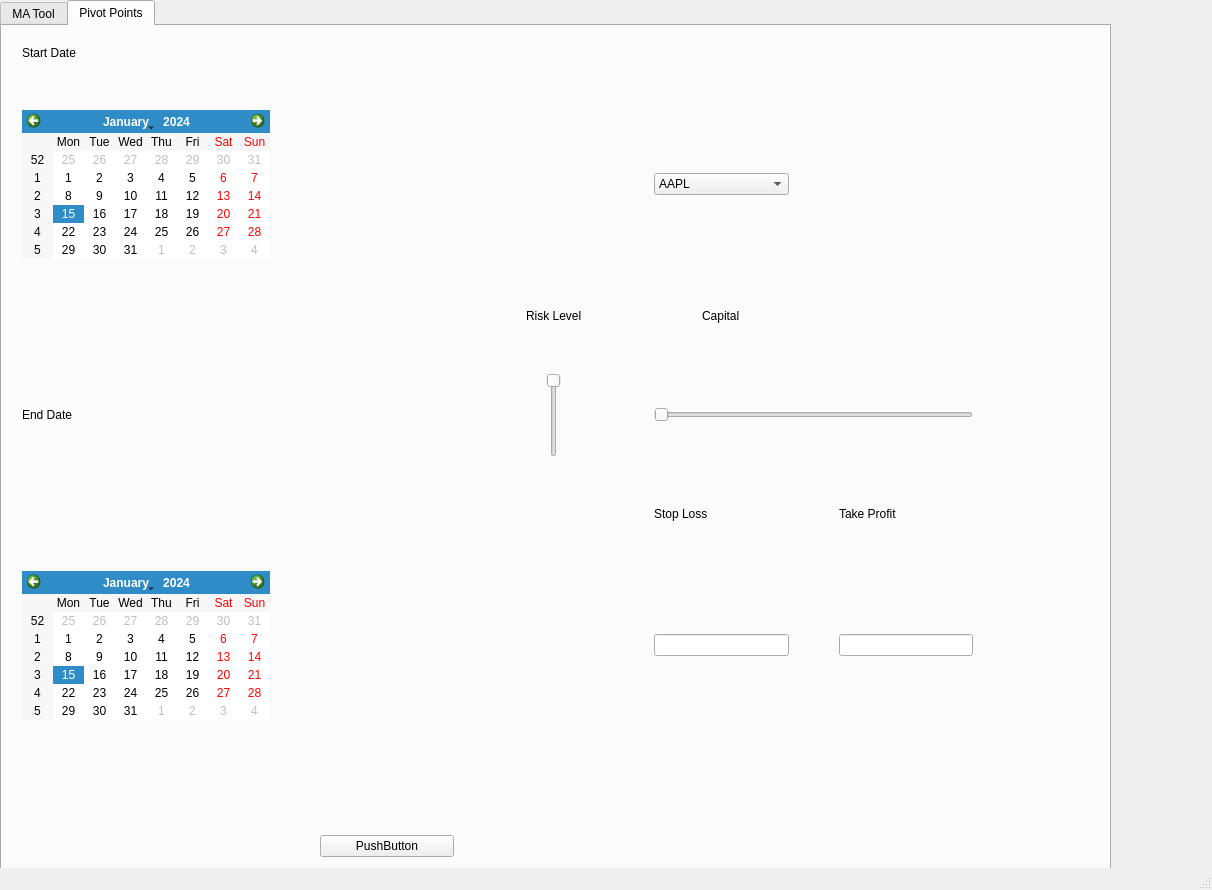
<?xml version="1.0" encoding="UTF-8"?>
<ui version="4.0">
 <class>MainWindow</class>
 <widget class="QMainWindow" name="MainWindow">
  <property name="geometry">
   <rect>
    <x>0</x>
    <y>0</y>
    <width>1212</width>
    <height>890</height>
   </rect>
  </property>
  <property name="cursor">
   <cursorShape>ArrowCursor</cursorShape>
  </property>
  <property name="windowTitle">
   <string>MainWindow</string>
  </property>
  <widget class="QWidget" name="centralwidget">
   <widget class="QTabWidget" name="tabWidget">
    <property name="geometry">
     <rect>
      <x>0</x>
      <y>0</y>
      <width>1111</width>
      <height>881</height>
     </rect>
    </property>
    <property name="sizePolicy">
     <sizepolicy hsizetype="Maximum" vsizetype="Maximum">
      <horstretch>1</horstretch>
      <verstretch>1</verstretch>
     </sizepolicy>
    </property>
    <property name="currentIndex">
     <number>1</number>
    </property>
    <property name="movable">
     <bool>true</bool>
    </property>
    <widget class="QWidget" name="MA_Tool">
     <attribute name="title">
      <string>MA Tool</string>
     </attribute>
     <widget class="QWidget" name="gridLayoutWidget">
      <property name="geometry">
       <rect>
        <x>40</x>
        <y>50</y>
        <width>981</width>
        <height>621</height>
       </rect>
      </property>
      <layout class="QGridLayout" name="gridLayout_3">
       <item row="11" column="3">
        <widget class="QLabel" name="label_4">
         <property name="text">
          <string>0</string>
         </property>
        </widget>
       </item>
       <item row="5" column="0">
        <widget class="QDateEdit" name="EndDate"/>
       </item>
       <item row="11" column="7">
        <layout class="QHBoxLayout" name="horizontalLayout"/>
       </item>
       <item row="1" column="0">
        <widget class="QDateEdit" name="StartDate"/>
       </item>
       <item row="14" column="2">
        <widget class="QLabel" name="OutputLabel">
         <property name="layoutDirection">
          <enum>Qt::LeftToRight</enum>
         </property>
         <property name="text">
          <string>OUTPUT</string>
         </property>
         <property name="textFormat">
          <enum>Qt::AutoText</enum>
         </property>
         <property name="scaledContents">
          <bool>false</bool>
         </property>
         <property name="indent">
          <number>3</number>
         </property>
        </widget>
       </item>
       <item row="15" column="2">
        <widget class="QPushButton" name="pushButton_tab1">
         <property name="styleSheet">
          <string notr="true">QPushButton{
	background-color:rgb(0, 170, 255);
	color:rgb(255, 0, 0);
}


QPushButton:hover{
background-color:rgb(0, 170, 190);

}

QPushButton:pressed{
background-color:rgb(0, 170, 115);


}</string>
         </property>
         <property name="text">
          <string>Enter</string>
         </property>
        </widget>
       </item>
       <item row="7" column="2">
        <spacer name="horizontalSpacer_4">
         <property name="orientation">
          <enum>Qt::Horizontal</enum>
         </property>
         <property name="sizeHint" stdset="0">
          <size>
           <width>40</width>
           <height>20</height>
          </size>
         </property>
        </spacer>
       </item>
       <item row="11" column="6">
        <widget class="QLabel" name="label_5">
         <property name="text">
          <string>10,000</string>
         </property>
        </widget>
       </item>
       <item row="3" column="0">
        <widget class="QLabel" name="label_2">
         <property name="text">
          <string>End Date</string>
         </property>
        </widget>
       </item>
       <item row="0" column="0">
        <widget class="QLabel" name="label_3">
         <property name="text">
          <string>Start Date</string>
         </property>
        </widget>
       </item>
       <item row="11" column="4">
        <widget class="QSlider" name="horizontalSlider">
         <property name="orientation">
          <enum>Qt::Horizontal</enum>
         </property>
        </widget>
       </item>
       <item row="10" column="4">
        <widget class="QLabel" name="CapitalLabel">
         <property name="text">
          <string>Capital</string>
         </property>
         <property name="alignment">
          <set>Qt::AlignCenter</set>
         </property>
        </widget>
       </item>
       <item row="1" column="4">
        <widget class="QComboBox" name="StockcomboBox">
         <item>
          <property name="text">
           <string>AAPL</string>
          </property>
         </item>
         <item>
          <property name="text">
           <string>MSFT</string>
          </property>
         </item>
         <item>
          <property name="text">
           <string>AMZN</string>
          </property>
         </item>
         <item>
          <property name="text">
           <string>AAC</string>
          </property>
         </item>
        </widget>
       </item>
       <item row="11" column="2">
        <spacer name="verticalSpacer_3">
         <property name="orientation">
          <enum>Qt::Vertical</enum>
         </property>
         <property name="sizeType">
          <enum>QSizePolicy::Minimum</enum>
         </property>
         <property name="sizeHint" stdset="0">
          <size>
           <width>20</width>
           <height>200</height>
          </size>
         </property>
        </spacer>
       </item>
       <item row="0" column="4">
        <widget class="QLabel" name="label_6">
         <property name="text">
          <string>Stock</string>
         </property>
        </widget>
       </item>
       <item row="1" column="1">
        <spacer name="horizontalSpacer_3">
         <property name="orientation">
          <enum>Qt::Horizontal</enum>
         </property>
         <property name="sizeHint" stdset="0">
          <size>
           <width>40</width>
           <height>20</height>
          </size>
         </property>
        </spacer>
       </item>
       <item row="9" column="4">
        <widget class="QLineEdit" name="LongWindow_tab1"/>
       </item>
       <item row="5" column="4">
        <widget class="QLineEdit" name="ShortWindow_tab1"/>
       </item>
       <item row="4" column="4">
        <widget class="QLabel" name="label_8">
         <property name="text">
          <string>Short Window</string>
         </property>
        </widget>
       </item>
       <item row="8" column="4">
        <widget class="QLabel" name="label_9">
         <property name="text">
          <string>Long Window</string>
         </property>
        </widget>
       </item>
      </layout>
     </widget>
    </widget>
    <widget class="QWidget" name="tab_2">
     <attribute name="title">
      <string>Pivot Points</string>
     </attribute>
     <widget class="QWidget" name="gridLayoutWidget_2">
      <property name="geometry">
       <rect>
        <x>20</x>
        <y>20</y>
        <width>991</width>
        <height>831</height>
       </rect>
      </property>
      <layout class="QGridLayout" name="gridLayout" rowstretch="0,0,0,0,0,0,0,0,0" columnstretch="0,0,0,0,0,0">
       <property name="sizeConstraint">
        <enum>QLayout::SetDefaultConstraint</enum>
       </property>
       <property name="spacing">
        <number>50</number>
       </property>
       <item row="5" column="1">
        <spacer name="horizontalSpacer">
         <property name="orientation">
          <enum>Qt::Horizontal</enum>
         </property>
         <property name="sizeHint" stdset="0">
          <size>
           <width>40</width>
           <height>20</height>
          </size>
         </property>
        </spacer>
       </item>
       <item row="3" column="2" alignment="Qt::AlignHCenter">
        <widget class="QSlider" name="tab2_riskSlider">
         <property name="maximum">
          <number>5</number>
         </property>
         <property name="orientation">
          <enum>Qt::Vertical</enum>
         </property>
         <property name="invertedAppearance">
          <bool>true</bool>
         </property>
        </widget>
       </item>
       <item row="1" column="4">
        <spacer name="horizontalSpacer_5">
         <property name="orientation">
          <enum>Qt::Horizontal</enum>
         </property>
         <property name="sizeType">
          <enum>QSizePolicy::Fixed</enum>
         </property>
         <property name="sizeHint" stdset="0">
          <size>
           <width>100</width>
           <height>20</height>
          </size>
         </property>
        </spacer>
       </item>
       <item row="3" column="3" colspan="2">
        <widget class="QSlider" name="tab2_capitalSlider">
         <property name="minimum">
          <number>1</number>
         </property>
         <property name="maximum">
          <number>10000</number>
         </property>
         <property name="orientation">
          <enum>Qt::Horizontal</enum>
         </property>
        </widget>
       </item>
       <item row="6" column="1">
        <spacer name="verticalSpacer">
         <property name="orientation">
          <enum>Qt::Vertical</enum>
         </property>
         <property name="sizeHint" stdset="0">
          <size>
           <width>20</width>
           <height>40</height>
          </size>
         </property>
        </spacer>
       </item>
       <item row="3" column="1">
        <spacer name="verticalSpacer_2">
         <property name="orientation">
          <enum>Qt::Vertical</enum>
         </property>
         <property name="sizeType">
          <enum>QSizePolicy::Fixed</enum>
         </property>
         <property name="sizeHint" stdset="0">
          <size>
           <width>20</width>
           <height>40</height>
          </size>
         </property>
        </spacer>
       </item>
       <item row="2" column="2" alignment="Qt::AlignHCenter|Qt::AlignBottom">
        <widget class="QLabel" name="tab2_risklevelLabel">
         <property name="text">
          <string>Risk Level</string>
         </property>
        </widget>
       </item>
       <item row="1" column="3">
        <widget class="QComboBox" name="tab2_dropDownBox">
         <item>
          <property name="text">
           <string>AAPL</string>
          </property>
         </item>
         <item>
          <property name="text">
           <string>AMZN</string>
          </property>
         </item>
         <item>
          <property name="text">
           <string>TSLA</string>
          </property>
         </item>
         <item>
          <property name="text">
           <string>MSFT</string>
          </property>
         </item>
        </widget>
       </item>
       <item row="7" column="1">
        <widget class="QPushButton" name="tab2_pushbuttonMain">
         <property name="text">
          <string>PushButton</string>
         </property>
        </widget>
       </item>
       <item row="0" column="0">
        <widget class="QLabel" name="label_7">
         <property name="text">
          <string>Start Date</string>
         </property>
        </widget>
       </item>
       <item row="1" column="0">
        <widget class="QCalendarWidget" name="tab2_StartDate"/>
       </item>
       <item row="2" column="3" alignment="Qt::AlignHCenter|Qt::AlignBottom">
        <widget class="QLabel" name="tab2_capitalLabel">
         <property name="text">
          <string>Capital</string>
         </property>
        </widget>
       </item>
       <item row="8" column="2">
        <spacer name="horizontalSpacer_2">
         <property name="orientation">
          <enum>Qt::Horizontal</enum>
         </property>
         <property name="sizeType">
          <enum>QSizePolicy::Fixed</enum>
         </property>
         <property name="sizeHint" stdset="0">
          <size>
           <width>100</width>
           <height>20</height>
          </size>
         </property>
        </spacer>
       </item>
       <item row="5" column="3">
        <widget class="QLineEdit" name="StopLoss_tab2"/>
       </item>
       <item row="5" column="0">
        <widget class="QCalendarWidget" name="tab2_endDate"/>
       </item>
       <item row="3" column="5">
        <spacer name="horizontalSpacer_6">
         <property name="orientation">
          <enum>Qt::Horizontal</enum>
         </property>
         <property name="sizeType">
          <enum>QSizePolicy::Fixed</enum>
         </property>
         <property name="sizeHint" stdset="0">
          <size>
           <width>40</width>
           <height>20</height>
          </size>
         </property>
        </spacer>
       </item>
       <item row="3" column="0">
        <widget class="QLabel" name="label">
         <property name="text">
          <string>End Date</string>
         </property>
        </widget>
       </item>
       <item row="5" column="4">
        <widget class="QLineEdit" name="TakeProfit_tab2"/>
       </item>
       <item row="4" column="3">
        <widget class="QLabel" name="label_10">
         <property name="text">
          <string>Stop Loss</string>
         </property>
        </widget>
       </item>
       <item row="4" column="4">
        <widget class="QLabel" name="label_11">
         <property name="text">
          <string>Take Profit</string>
         </property>
        </widget>
       </item>
      </layout>
     </widget>
    </widget>
   </widget>
  </widget>
  <widget class="QStatusBar" name="statusbar"/>
 </widget>
 <resources/>
 <connections/>
</ui>
